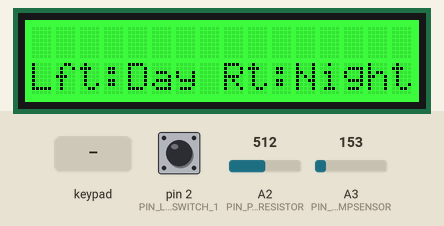
The sketch below on a simulated Arduino Uno, built with avr-gcc and run on an emulated ATmega328P. On the bench: 16×2 character LCD. Inputs (shaded band) come from the test bench; at power-on: pin 2 (PIN_LIMITSWITCH_1) HIGH, A2 (PIN_PHOTORESISTOR) = 512, A3 (PIN_TEMPSENSOR) = 153. What the sketch prints to the serial monitor is not drawn.

Above: at 3.6 s.
3.7 s: key 'U' pressed
At 4.9 s:
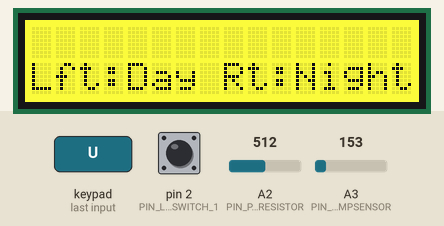
5.2 s: pin 2 (PIN_LIMITSWITCH_1) pulled LOW for 0.15 s
At 6.6 s:
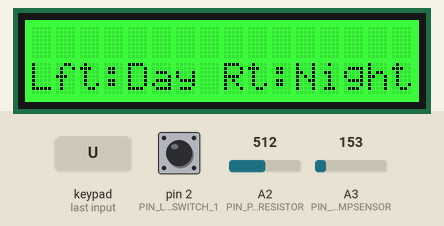
8.3 s: key 'R' pressed
11.3 s: key 'S' pressed
14.3 s: key 'R' pressed
17.3 s: A2 (PIN_PHOTORESISTOR) set to 984
At 18.2 s:
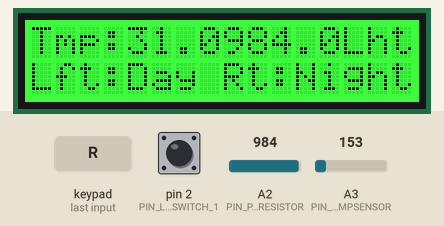
18.8 s: A2 (PIN_PHOTORESISTOR) set to 1016
At 20.7 s:
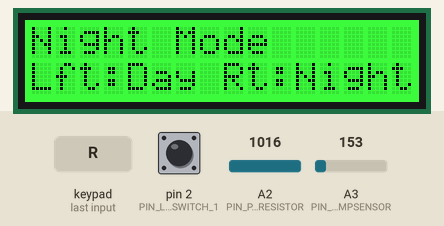
Timing chart, 0 to 22.2 s (numbered marks = the images above; inputs shaded):
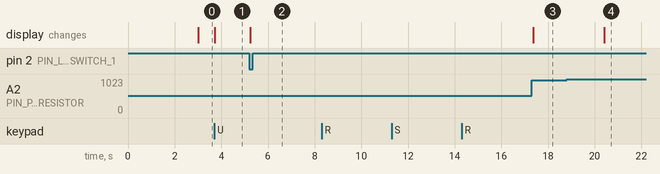

Measured:
- the behaviour switches between 999 and 1000 on A2 (PIN_PHOTORESISTOR) (found by bisection; images 3 and 4)
- after the input at 3.7 s, the display: changes at once (image 1)
- after the input at 5.2 s, the display: changes at once (image 2)
- after the input at 8.3 s, every drawn part: stays the same
- after the input at 11.3 s, every drawn part: stays the same
- after the input at 14.3 s, every drawn part: stays the same
- after the input at 17.3 s, the display: changes after 0.07 s (image 3)

The sketch:

demo_analog.ino
```cpp
#include <Adafruit_RGBLCDShield.h>
#include <Wire.h>
#include "./constant_parameters.h"


const int MENU_MAIN = 0;
const int MENU_OPEN = 1;
const int MENU_CLOSE = 2;
const int MENU_DAY = 3;
const int MENU_NIGHT = 4;

const int REFRESH_RATE = 3000;//in ms
const int openAndCloseTime = 11000;
Adafruit_RGBLCDShield lcd = Adafruit_RGBLCDShield();

//int PIN_PIN_PHOTORESISTORISTOR = A1;
//int PIN_PHOTORESISTOR = A0;
double Temperature = 0;
int Light = 0;
int CurrentMenu = 0;
int MenuSelect = 0;
unsigned long MenuLastUpdated = 0; //ONLY MODIFY VIA: MenuControls()
String line1;
String line2;
int ScrollCount = 0;
int ScrollTotal = 0;
boolean isOkay;
boolean isClosing;

char lghtstr[4];
char tempstr[4];
char sac[64];

void setup() {
  // put your setup code here, to run once:
  Serial.begin(9600);

  pinMode(PIN_RELAY_DOOROPEN, INPUT);
  pinMode(PIN_RELAY_DOORCLOSE, INPUT);
  pinMode(PIN_LIMITSWITCH_1, INPUT_PULLUP);

  lcd.begin(16, 2);
  lcd.clear();
  MenuControls(CurrentMenu,false);
  analogReference(EXTERNAL);

  isOkay = true;
  isClosing = false;
}

void loop() {
  // put your main code here, to run repeatedly:

  if (CurrentMenu != MenuSelect)
  {
    MenuControls(MenuSelect, false);
    CurrentMenu = MenuSelect;
    MenuLastUpdated = millis();
  }
  else if (millis() - MenuLastUpdated > REFRESH_RATE)
  {
    MenuControls(MenuSelect, true);
    CurrentMenu = MenuSelect;
    MenuLastUpdated = millis();
  }
  MenuSelect = GetNextMenu(lcd, CurrentMenu);
  if (!isOkay) {
    isOkay = true;
  }

//  Serial.println(digitalRead(PIN_LIMITSWITCH_1));
}


void closeDoor() {
  pinMode(PIN_RELAY_DOOROPEN, OUTPUT);
  pinMode(PIN_RELAY_DOORCLOSE, OUTPUT);

  uint8_t buttons;
  digitalWrite(PIN_RELAY_DOORCLOSE, HIGH);
  digitalWrite(PIN_RELAY_DOOROPEN, LOW);
  isClosing = true;
  Serial.println("Closing");
  for (int i = 0; i < openAndCloseTime && !isLimitSwitchActive(); i++) {
    delay(1);
    buttons = lcd.readButtons();
    if (buttons & BUTTON_SELECT)
    {
      //stop door due to select
      digitalWrite(PIN_RELAY_DOORCLOSE, LOW);
      digitalWrite(PIN_RELAY_DOOROPEN, LOW);
      break;
    }
  }
  //stop door
  stopDoor();

  isClosing = false;

  Serial.println("Close Complete");
}

void openDoorAction(int tme) {
  // Set relay pins to actually work
  pinMode(PIN_RELAY_DOOROPEN, OUTPUT);
  pinMode(PIN_RELAY_DOORCLOSE, OUTPUT);

  Serial.println("Relay pins set to output");
  uint8_t buttons;

  digitalWrite(PIN_RELAY_DOOROPEN, HIGH);
  digitalWrite(PIN_RELAY_DOORCLOSE, LOW);

  for (int i = 0; i < openAndCloseTime && !isLimitSwitchActive(); i++) {
    delay(1);

    buttons = lcd.readButtons();
    if (buttons & BUTTON_SELECT)
    {
      digitalWrite(PIN_RELAY_DOOROPEN, LOW);
      digitalWrite(PIN_RELAY_DOORCLOSE, LOW);
      break;
    }
  }
  stopDoor();
}

void stopDoor(){
  //Stop door
  digitalWrite(PIN_RELAY_DOOROPEN, LOW);
  digitalWrite(PIN_RELAY_DOORCLOSE, LOW);

  //Stop relay from being jank
  pinMode(PIN_RELAY_DOOROPEN, INPUT);
  pinMode(PIN_RELAY_DOORCLOSE, INPUT);

}

void openDoor() {
  Serial.println("Opening");
  openDoorAction(openAndCloseTime);
  Serial.println("Open Complete");
}


bool isLimitSwitchActive(){
    int isActive=digitalRead(PIN_LIMITSWITCH_1);
//    isActive+=digitalRead(PIN_LIMITSWITCH_1);

    return isActive == 0;
}


void print2ln(Adafruit_RGBLCDShield lcd, String a, String b)
{
  lcd.clear();
  lcd.setCursor(0, 0);
  lcd.print(a);
  lcd.setCursor(0, 1);
  lcd.print(b);
  lcd.setCursor(0, 0);
}

boolean checkTemp()
/*Returns True if within safe temperature
  FOR DEMO DAY: hair-dryer on will provide temperature outside safe range*/
{
  Temperature = analogRead(PIN_TEMPSENSOR);

  Temperature = (1000.0*(Temperature/1024.0*3.3)); //Calculate mV reading
  Temperature = (Temperature-500.0);//in Celcius*100
  Temperature = ((int)((Temperature*(9.0/5.0))+3200))/100;//Fahrenheit*10
  if (Temperature>=TEMP_THRESHOLD) {return false;}
  else {return true;}
}

boolean checkLight(int TimeOfDay)
//Returns True if light crosses threshold for door operation
{
  Light = analogRead(PIN_PHOTORESISTOR);

  switch (TimeOfDay)
  {
    case MORNING:
      if (Light >= LIGHT_THRESHOLD) {
        return true;
      }
      else {
        return false;
      }
      break;
    case EVENING:
      if (Light <= LIGHT_THRESHOLD) {
        return true;
      }
      else {
        return false;
      }
      break;
    default:
      Serial.println("ERR CheckLight: Invalid TimeOfDay Arg Passed");
      return false;
  }

}

void MenuControls(int CurrentMenu, boolean isRefresh)
{
  //Set Current LCD Display
  switch (CurrentMenu)
  {
    case MENU_MAIN:
      ScrollTotal = 1;
      if (!isRefresh)
      {
        print2ln(lcd, "Main Menu", "Up:Open Dn:CloseLft:Day Rt:Night");
        lcd.setBacklight(GREEN);
        ScrollCount = 1;
      }
      else {
        ScrollCount = refreshLine(1, "Up:Open Dn:CloseLft:Day Rt:Night", ScrollCount, ScrollTotal);
      }
      break;
    case MENU_OPEN:
      ScrollCount = 0; ScrollTotal = 0;
      if (!isRefresh)
      {
        print2ln(lcd, "Opening Door", "Sel:Escape");
        lcd.setBacklight(YELLOW);
      }
      break;
    case MENU_CLOSE:
      ScrollCount = ScrollTotal = 0;
      if (!isRefresh)
      {
        print2ln(lcd, "Closing Door", "Sel:Escape");
        lcd.setBacklight(YELLOW);
      }

      break;
    case MENU_DAY:
      ScrollTotal = 1;
      checkTemp();
      checkLight(MORNING);

      dtostrf(Temperature,1,1,tempstr);

      dtostrf(Light,1,1,lghtstr);

      sprintf(sac,"Day Mode        Tmp:%sLht:%s",tempstr,lghtstr);
      if(!isRefresh)
      {


        line1 = (String)(sac);
        line2="Sel:Escape";
        print2ln(lcd,sac,line2);
        lcd.setBacklight(GREEN);
        ScrollCount = 1;
      }
      else {
        ScrollCount = refreshLine(0, "Day Mode        Tmp:" + (String)Temperature + " Lht:" + (String)Light, ScrollCount, ScrollTotal);
      }

      break;
    case MENU_NIGHT:
      ScrollTotal = 1;
      checkTemp();
      checkLight(EVENING);

//      char tempstr[4];
      dtostrf(Temperature,1,1,tempstr);
//      char lghtstr[4];
      dtostrf(Light,1,1,lghtstr);
      char sac[64];
      sprintf(sac,"Night Mode      Tmp:%sLht:%s",tempstr,lghtstr);
      if(!isRefresh)
      {


        line1 = (String)(sac);
        line2="Sel:Escape";
        print2ln(lcd,sac,line2);

//        print2ln(lcd,"Night Mode      Tmp:" + (String)Temperature + " Lht:" + (String)Light,"Sel:Escape");
        lcd.setBacklight(GREEN);
        ScrollCount = 1;
      }
      else{ScrollCount = refreshLine(0,sac,ScrollCount,ScrollTotal);}
      break;
    //TODO: ADD SAFETY/ERROR STATES
    default:
      ScrollTotal = 1;
      if (!isRefresh)
      {
        print2ln(lcd, "Main Menu", "Up:Open Dn:Close Lft:Day Rt:Night");
        lcd.setBacklight(GREEN);
        ScrollCount = 1;
      }
      else {
        ScrollCount = refreshLine(1, "Up:Open Dn:Close Lft:Day Rt:Night", ScrollCount, ScrollTotal);
      }
      break;
  }
}

int GetNextMenu(Adafruit_RGBLCDShield lcd, int CurrentMenu)
{
  uint8_t buttons = lcd.readButtons();
  int NextScreen = -1;
  //select next screen and operations by current screen and button combination
  switch (CurrentMenu)
  {
    case MENU_MAIN:
      if (buttons & BUTTON_UP) {
        NextScreen = MENU_OPEN;
      }
      else if (buttons & BUTTON_DOWN) {
        NextScreen = MENU_CLOSE;
      }
      else if (buttons & BUTTON_LEFT) {
        NextScreen = MENU_DAY;
      }
      else if (buttons & BUTTON_RIGHT) {
        NextScreen = MENU_NIGHT;
      }
      else {
        NextScreen = MENU_MAIN;
      }
      break;
    case MENU_OPEN:
      //TODO:Include safety checks here?
      if (buttons & BUTTON_SELECT) {
        NextScreen = MENU_MAIN;
      }
      else {
        openDoor();
        NextScreen = MENU_MAIN;
      }
      break;
    case MENU_CLOSE:
      //TODO:Include safety checks here?
      if (buttons & BUTTON_SELECT) {
        NextScreen = MENU_MAIN;
      }
      else {
        closeDoor();
        NextScreen = MENU_MAIN;
      }
      break;
    case MENU_DAY:
      if (buttons & BUTTON_SELECT) {
        NextScreen = MENU_MAIN;
      }
      else if (checkTemp() && checkLight(MORNING)) {
        NextScreen = MENU_OPEN;
      }
      else {
        NextScreen = MENU_DAY;
      }
      break;
    case MENU_NIGHT:
      if (buttons & BUTTON_SELECT) {
        NextScreen = MENU_MAIN;
      }
      else if (checkTemp() && checkLight(EVENING)) {
        NextScreen = MENU_CLOSE;
      }
      else {
        NextScreen = MENU_NIGHT;
      }
      break;
    //TODO: ADD SAFETY/ERROR STATES
    default:
      if (buttons & BUTTON_UP) {
        NextScreen = MENU_OPEN;
      }
      else if (buttons & BUTTON_DOWN) {
        NextScreen = MENU_CLOSE;
      }
      else if (buttons & BUTTON_LEFT) {
        NextScreen = MENU_DAY;
      }
      else if (buttons & BUTTON_RIGHT) {
        NextScreen = MENU_NIGHT;
      }
      else {
        NextScreen = MENU_MAIN;
      }
      break;
  }
  return NextScreen;
}
//TODO:Add state switches within interrupts

int refreshLine(int row, String Str, int section, int len)
{
  String strToPrint;

  //reset out-of-bounds section indices
  if (section > len) {
    section = 0;
  }

  //print selected section
  if (section == len) {
    strToPrint = Str.substring(section * 16);
  }
  else {
    strToPrint = Str.substring(section * 16, (section + 1) * 16);
  }
  lcd.setCursor(0, row);
  lcd.print(strToPrint);
  lcd.setCursor(0, 0);

  return section + 1;
}
```

constant_parameters.h
```cpp
#ifndef constant_parameters_h
#define constant_parameters_h

/***********************
 * Pin Initialization **
 ***********************/
#define PIN_LORA_RX 0
#define PIN_LORA_TX 1
#define PIN_LIMITSWITCH_1 2
#define PIN_LIMITSWITCH_2 3
#define PIN_LASERSENSOR 4
#define PIN_LORA_RESET 5
#define PIN_LED_RED 6
#define PIN_LED_GREEN 7
#define PIN_RELAY_DOOROPEN 10
#define PIN_RELAY_DOORCLOSE 9
#define PIN_PROX_UP 12
#define PIN_PROX_DOWN 13
#define PIN_PHOTORESISTOR 16//A2
#define PIN_TEMPSENSOR 17//A3
#define PIN_LCD_SDA A4
#define PIN_LCD_SCL A5

/***********************
 * LCD Backgrounds     *
 ***********************/
#define RED 0x1
#define YELLOW 0x3
#define GREEN 0x2
#define TEAL 0x6
#define BLUE 0x4
#define VIOLET 0x5
#define WHITE 0x7

/***********************
 *Sensor Preset Values**
 ***********************/
//TODO: ADJUST BASED ON MEASURED VALUES
#define TEMP_MAX 70 //degrees Celcius with maintained precision
#define TEMP_MIN 0  //degrees celcius with maintained precision
#define TEMP_ZEROPOINT 500 //milivolts for 0-degrees Celcius
#define TEMP_REGULATION 10 //miliVolts per degree Celcius
#define TEMP_THRESHOLD 440
#define LIGHT_THRESHOLD 100

/***********************
 *Macro Function Values*
 ***********************/
#define MORNING 0
#define EVENING 1

#endif
```
